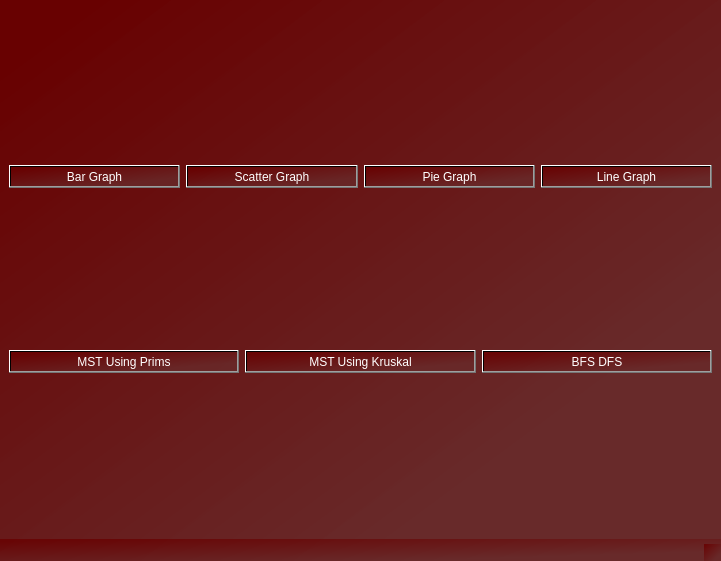
<?xml version="1.0" encoding="UTF-8"?>
<ui version="4.0">
 <class>MainWindow</class>
 <widget class="QMainWindow" name="MainWindow">
  <property name="geometry">
   <rect>
    <x>0</x>
    <y>0</y>
    <width>721</width>
    <height>561</height>
   </rect>
  </property>
  <property name="windowTitle">
   <string>MainWindow</string>
  </property>
  <property name="styleSheet">
   <string notr="true">background-color: qlineargradient(spread:reflect, x1:0.949, y1:0.96, x2:0, y2:0, stop:0.193182 rgba(104, 41, 41, 209), stop:0.931818 rgba(104, 0, 0, 209));
</string>
  </property>
  <widget class="QWidget" name="centralwidget">
   <layout class="QVBoxLayout" name="verticalLayout">
    <item>
     <layout class="QHBoxLayout" name="horizontalLayout">
      <item>
       <widget class="QPushButton" name="bar">
        <property name="styleSheet">
         <string notr="true">color: rgb(255, 255, 255);
font: 16pt &quot;MS Shell Dlg 2&quot;;</string>
        </property>
        <property name="text">
         <string>Bar Graph</string>
        </property>
       </widget>
      </item>
      <item>
       <widget class="QPushButton" name="scatter">
        <property name="styleSheet">
         <string notr="true">color: rgb(255, 255, 255);
font: 16pt &quot;MS Shell Dlg 2&quot;;</string>
        </property>
        <property name="text">
         <string>Scatter Graph</string>
        </property>
       </widget>
      </item>
      <item>
       <widget class="QPushButton" name="pie">
        <property name="styleSheet">
         <string notr="true">color: rgb(255, 255, 255);
font: 16pt &quot;MS Shell Dlg 2&quot;;</string>
        </property>
        <property name="text">
         <string>Pie Graph</string>
        </property>
       </widget>
      </item>
      <item>
       <widget class="QPushButton" name="line">
        <property name="styleSheet">
         <string notr="true">color: rgb(255, 255, 255);
font: 16pt &quot;MS Shell Dlg 2&quot;;</string>
        </property>
        <property name="text">
         <string>Line Graph</string>
        </property>
       </widget>
      </item>
     </layout>
    </item>
    <item>
     <layout class="QHBoxLayout" name="horizontalLayout_2">
      <item>
       <widget class="QPushButton" name="prim_bt">
        <property name="styleSheet">
         <string notr="true">color: rgb(255, 255, 255);
font: 16pt &quot;MS Shell Dlg 2&quot;;</string>
        </property>
        <property name="text">
         <string>MST Using Prims</string>
        </property>
       </widget>
      </item>
      <item>
       <widget class="QPushButton" name="kruskal_bt">
        <property name="styleSheet">
         <string notr="true">color: rgb(255, 255, 255);
font: 16pt &quot;MS Shell Dlg 2&quot;;</string>
        </property>
        <property name="text">
         <string>MST Using Kruskal</string>
        </property>
       </widget>
      </item>
      <item>
       <widget class="QPushButton" name="bfs_dfs_bt">
        <property name="styleSheet">
         <string notr="true">color: rgb(255, 255, 255);
font: 16pt &quot;MS Shell Dlg 2&quot;;</string>
        </property>
        <property name="text">
         <string>BFS DFS</string>
        </property>
       </widget>
      </item>
     </layout>
    </item>
   </layout>
  </widget>
  <widget class="QMenuBar" name="menubar">
   <property name="geometry">
    <rect>
     <x>0</x>
     <y>0</y>
     <width>721</width>
     <height>18</height>
    </rect>
   </property>
  </widget>
  <widget class="QStatusBar" name="statusbar"/>
 </widget>
 <resources/>
 <connections/>
</ui>
